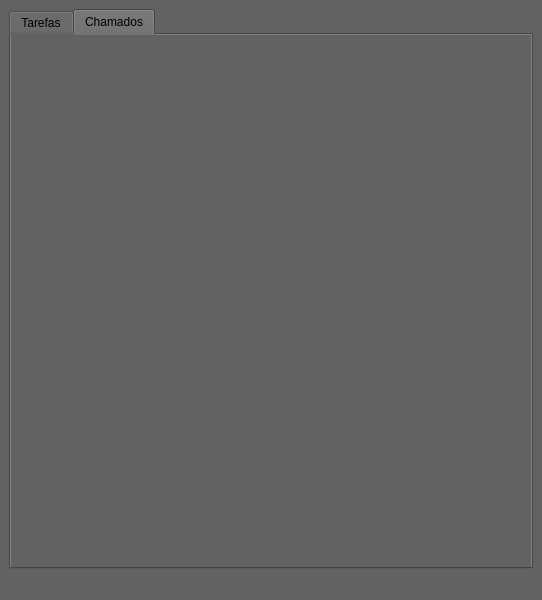
<?xml version="1.0" encoding="UTF-8"?>
<ui version="4.0">
 <class>MainWindow</class>
 <widget class="QMainWindow" name="MainWindow">
  <property name="geometry">
   <rect>
    <x>0</x>
    <y>0</y>
    <width>542</width>
    <height>600</height>
   </rect>
  </property>
  <property name="windowTitle">
   <string>MainWindow</string>
  </property>
  <property name="styleSheet">
   <string notr="true">background-color: rgb(98, 98, 98);</string>
  </property>
  <widget class="QWidget" name="centralwidget">
   <layout class="QGridLayout" name="gridLayout_2">
    <item row="0" column="0">
     <widget class="QTabWidget" name="tabWidget">
      <property name="currentIndex">
       <number>1</number>
      </property>
      <widget class="QWidget" name="tab">
       <attribute name="title">
        <string>Tarefas</string>
       </attribute>
       <layout class="QGridLayout" name="gridLayout">
        <item row="0" column="0">
         <widget class="QPushButton" name="pushButton">
          <property name="styleSheet">
           <string notr="true">background-color: rgb(85, 170, 127);
color: rgb(255, 255, 255);</string>
          </property>
          <property name="text">
           <string>PushButton</string>
          </property>
         </widget>
        </item>
        <item row="1" column="0">
         <widget class="QTableWidget" name="tw_actions">
          <column>
           <property name="text">
            <string>Id</string>
           </property>
           <property name="font">
            <font>
             <pointsize>10</pointsize>
             <weight>75</weight>
             <italic>false</italic>
             <bold>true</bold>
            </font>
           </property>
           <property name="background">
            <color>
             <red>120</red>
             <green>150</green>
             <blue>180</blue>
            </color>
           </property>
           <property name="foreground">
            <brush brushstyle="NoBrush">
             <color alpha="255">
              <red>0</red>
              <green>0</green>
              <blue>0</blue>
             </color>
            </brush>
           </property>
          </column>
          <column>
           <property name="text">
            <string>Descrição</string>
           </property>
           <property name="font">
            <font>
             <pointsize>10</pointsize>
             <weight>75</weight>
             <bold>true</bold>
            </font>
           </property>
           <property name="background">
            <color>
             <red>120</red>
             <green>150</green>
             <blue>180</blue>
            </color>
           </property>
           <property name="foreground">
            <brush brushstyle="NoBrush">
             <color alpha="255">
              <red>0</red>
              <green>0</green>
              <blue>0</blue>
             </color>
            </brush>
           </property>
          </column>
          <column>
           <property name="text">
            <string>Inicio</string>
           </property>
           <property name="font">
            <font>
             <pointsize>10</pointsize>
             <weight>75</weight>
             <bold>true</bold>
            </font>
           </property>
           <property name="background">
            <color>
             <red>120</red>
             <green>150</green>
             <blue>180</blue>
            </color>
           </property>
          </column>
         </widget>
        </item>
       </layout>
      </widget>
      <widget class="QWidget" name="tab_2">
       <attribute name="title">
        <string>Chamados</string>
       </attribute>
      </widget>
     </widget>
    </item>
   </layout>
  </widget>
  <widget class="QMenuBar" name="menubar">
   <property name="geometry">
    <rect>
     <x>0</x>
     <y>0</y>
     <width>542</width>
     <height>21</height>
    </rect>
   </property>
  </widget>
  <widget class="QStatusBar" name="statusbar"/>
 </widget>
 <resources/>
 <connections/>
</ui>
